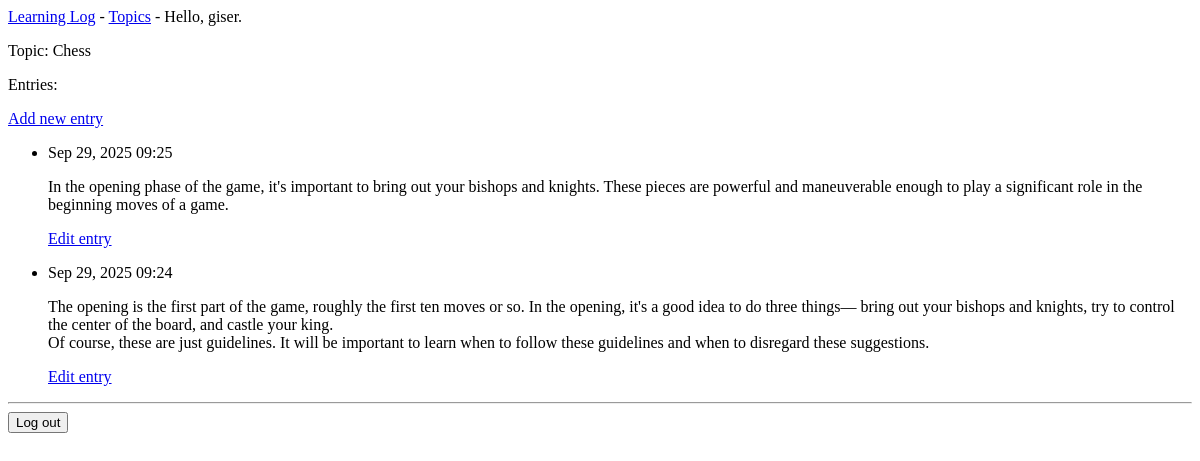
Page /topics/1/ (signed in) on the earlier database version.
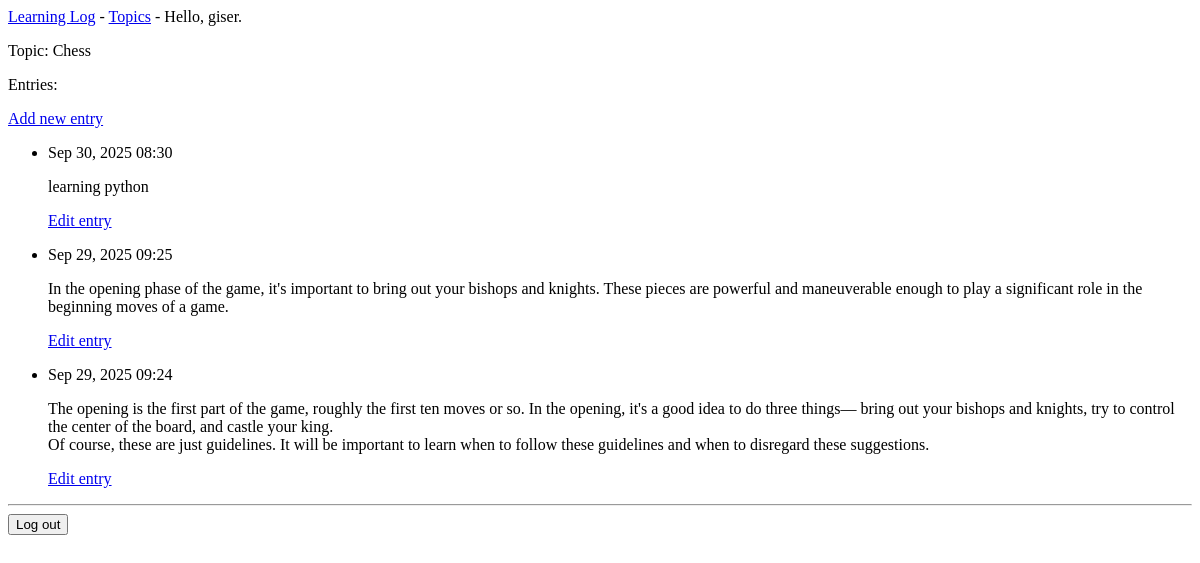
Same page on the later database version.
### learning_logs/models.py (models this page shows, shortened)
class Topic(models.Model):
    text = models.CharField(max_length=200)
    date_added = models.DateTimeField(auto_now_add=True)
    owner = models.ForeignKey(User, on_delete=models.CASCADE)

class Entry(models.Model):
    topic = models.ForeignKey(Topic, on_delete=models.CASCADE)
    text = models.TextField()
    date_added = models.DateTimeField(auto_now_add=True)
    class Meta:
        verbose_name_plural = 'entries'

### learning_logs/views.py (the view)
# urls.py: path('topics/<int:topic_id>/', views.topic, name='topic'),
@login_required
def topic(request, topic_id):
    topic = Topic.objects.get(id=topic_id)
    if topic.owner != request.user:
        raise Http404
    entries = topic.entry_set.order_by('-date_added')
    context = {'topic': topic, 'entries': entries}
    return render(request, 'learning_logs/topic.html', context)

### learning_logs/templates/learning_logs/topic.html
{% extends 'learning_logs/base.html' %}
{% block content %}
    <p>Topic: {{ topic.text }}</p>
    <p>Entries:</p>
    <p>
        <a href="{% url 'learning_logs:new_entry' topic.id %}">Add new entry</a>
    </p>
    <ul>
        {% for entry in entries %}
        <li>
            <p>{{ entry.date_added|date:'M d, Y H:i' }}</p>
            <p>{{ entry.text|linebreaks }}</p>
            <p>
                <a href="{% url 'learning_logs:edit_entry' entry.id %}">Edit entry</a>
            </p>
        </li>
        {% empty %}
            <li>There are no entries for this topic yet.</li>
        {% endfor %}
    </ul>
{% endblock content %}

### learning_logs/templates/learning_logs/base.html (shortened to what this page needs)
<p>
    <a href="{% url 'learning_logs:index' %}">Learning Log</a> -
    <a href="{% url 'learning_logs:topics' %}">Topics</a> -
    {% if user.is_authenticated %}
        Hello, {{ user.username }}.
    {% else %}
        <a href="{% url 'accounts:register' %}">Register</a>
        <a href="{% url 'accounts:login' %}">Log in</a>
    {% endif %}
</p>
{% block content %}{% endblock content %}
{% if user.is_authenticated %}
    <hr />
    <form action="{% url 'accounts:logout' %}" method='post'>
        <button name='submit'>Log out</button>
    </form>
 {% endif %}

Differences in the rows shown:
added Entry: date_added "Sep 30, 2025 08:30", text "learning python"
